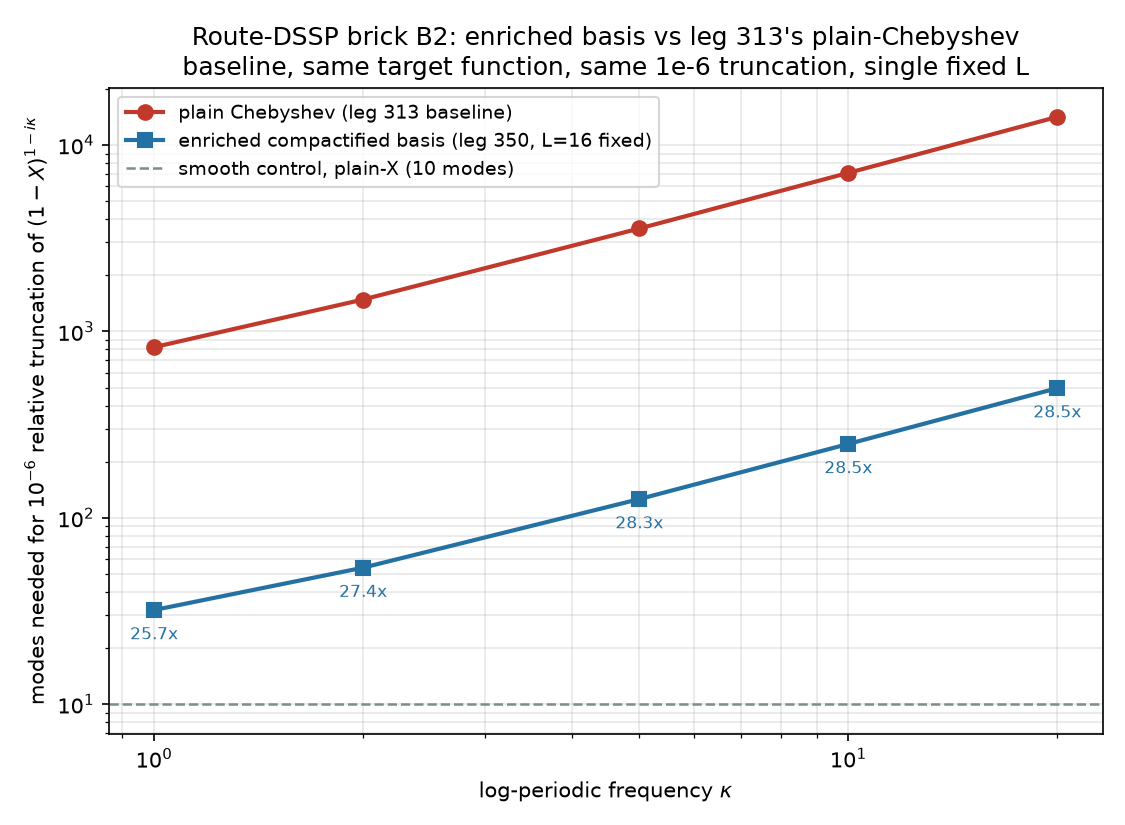

Recreate this plot in Python.
"""Route-DSSP-B2 (leg 350) -- EVIDENCE + FIGURE.

Reads writeup/data/p2_route_dsspb2_v1.json (produced by
experiments/p2_route_dsspb2_v1.py). Plots the mode-count-vs-kappa curve for
leg 313's plain-Chebyshev baseline against this leg's enriched-basis
measurement, both at the identical 1e-6 truncation. Warranted as a NEW
measurement (the enriched-basis cost curve had never been computed or
plotted by any prior leg) -- not a replot of an already-banked number.

Nothing is recomputed here; the script only asserts the banked JSON supports
the claims made about it, same discipline fig89/fig91's evidence scripts use.

python3 writeup/figures/fig92_route_dsspb2_v1_enrichment.py
"""
import json
import os

import matplotlib
matplotlib.use("Agg")
import matplotlib.pyplot as plt  # noqa: E402

HERE = os.path.dirname(os.path.abspath(__file__))
ROOT = os.path.dirname(os.path.dirname(HERE))
DATA = os.path.join(ROOT, "writeup", "data", "p2_route_dsspb2_v1.json")
FIG = os.path.join(HERE, "fig92_route_dsspb2_v1_enrichment.png")

CHECKS = []


def check(name, ok, detail):
    CHECKS.append((name, "PASS" if ok else "FAIL", detail))


def main():
    with open(DATA) as fh:
        d = json.load(fh)

    baseline = d["step1_full_baseline_table_reproduced"]["rows"]
    enriched = d["step2_enriched_basis"]["rows"]
    factors = d["step6_enrichment_factor"]["per_kappa"]

    kappas = sorted(float(k) for k in baseline)
    # JSON keys are stored as e.g. "1.0"
    base_n = [baseline[str(k)] for k in kappas]
    enr_n = [enriched[str(k)] for k in kappas]

    check("data has the five measured kappa rows on both curves",
          len(kappas) == 5, f"kappas={kappas}")
    check("gate answer recorded in the JSON is YES",
          d["gate_answer"] == "YES", d["gate_answer"])
    check("every enriched row is below its baseline row (what the plot must show)",
          all(e < b for e, b in zip(enr_n, base_n)),
          f"enriched={enr_n} vs baseline={base_n}")

    fig, ax = plt.subplots(figsize=(7.5, 5.5))
    ax.loglog(kappas, base_n, "o-", color="#c0392b", linewidth=2, markersize=7,
              label="plain Chebyshev (leg 313 baseline)")
    ax.loglog(kappas, enr_n, "s-", color="#2471a3", linewidth=2, markersize=7,
              label="enriched compactified basis (leg 350, L=16 fixed)")
    ax.axhline(d["step0_smooth_control_reproduced_first"]["plain_X_smooth_modes_1e-6"],
               color="#7f8c8d", linestyle="--", linewidth=1.2,
               label="smooth control, plain-X (10 modes)")

    for kap, b, e in zip(kappas, base_n, enr_n):
        ax.annotate(f"{factors[str(kap)]:.1f}x", xy=(kap, e),
                    xytext=(0, -14), textcoords="offset points",
                    ha="center", fontsize=8, color="#2471a3")

    ax.set_xlabel(r"log-periodic frequency $\kappa$")
    ax.set_ylabel(r"modes needed for $10^{-6}$ relative truncation of $(1-X)^{1-i\kappa}$")
    ax.set_title("Route-DSSP brick B2: enriched basis vs leg 313's plain-Chebyshev\n"
                  "baseline, same target function, same 1e-6 truncation, single fixed L")
    ax.legend(loc="upper left", fontsize=9)
    ax.grid(True, which="both", alpha=0.3)
    fig.tight_layout()
    fig.savefig(FIG, dpi=150)

    n_pass = sum(1 for _, r, _ in CHECKS if r == "PASS")
    for name, res, detail in CHECKS:
        print(f"{res} {name} :: {detail}")
    print(f"\n{n_pass}/{len(CHECKS)} checks pass -> {FIG}")
    return 0 if n_pass == len(CHECKS) else 1


if __name__ == "__main__":
    raise SystemExit(main())
